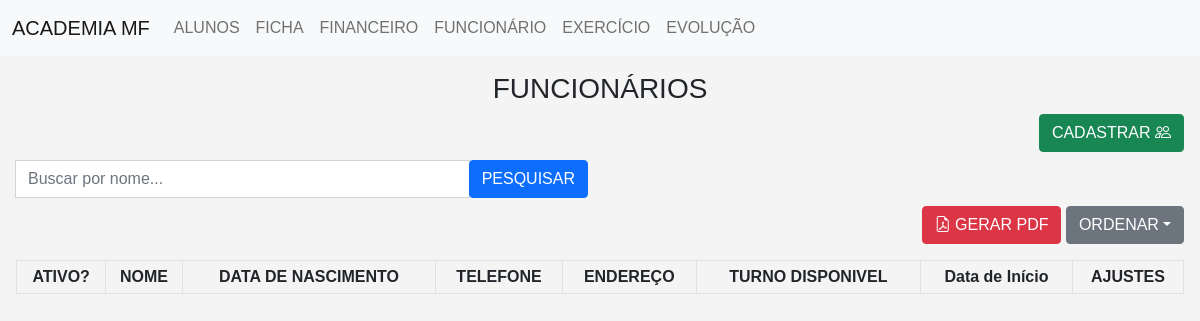
Page /Funcionario/index.php on the earlier database version.
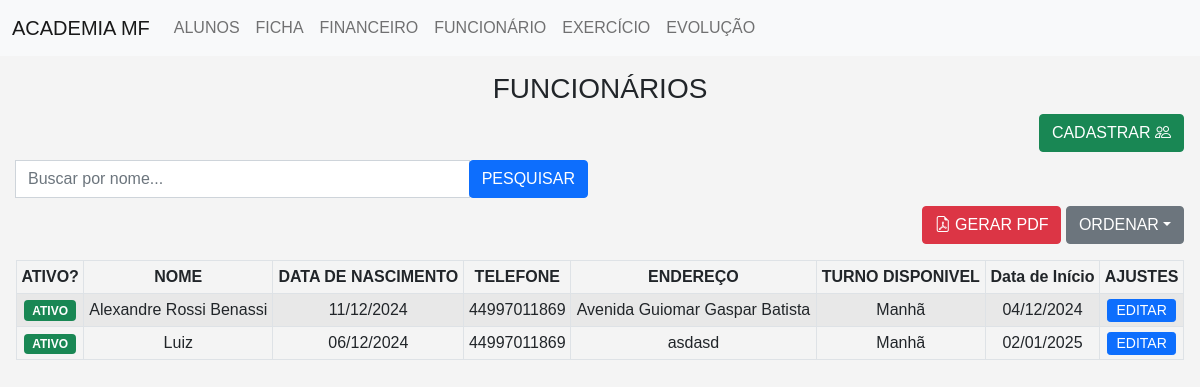
Same page on the later database version.
### tables this page shows
CREATE TABLE `funcionario` (
  `id` int(11) NOT NULL,
  `nome` varchar(255) DEFAULT NULL,
  `data_nascimento` date DEFAULT NULL,
  `telefone` varchar(255) DEFAULT NULL,
  `endereco` varchar(255) DEFAULT NULL,
  `turno_disponivel` varchar(255) DEFAULT NULL,
  `data_matricula` date NOT NULL,
  `ativo` tinyint(1) DEFAULT 1
);

### Classe/Conexao.php (called while the page is built)
<?php
class Db{
    public static function conexao(){
        try {
            $conexao = new PDO("mysql:host=localhost;dbname=heman;", "root", "");
            $conexao->setAttribute(PDO::ATTR_ERRMODE, PDO::ERRMODE_EXCEPTION);
            return $conexao;
        } catch (PDOException $e) {
            return NULL;
        }
    }
}
?>

### Funcionario/index.php (the view, shortened to what the changed rows need)
<!doctype html>
<html lang="pt-BR">
<head>
    <link href="https://cdn.jsdelivr.net/npm/bootstrap@5.0.2/dist/css/bootstrap.min.css" rel="stylesheet">
    <link rel="stylesheet" href="https://cdn.jsdelivr.net/npm/bootstrap-icons@1.10.5/font/bootstrap-icons.css">
    <link rel="stylesheet" href="https://cdn.jsdelivr.net/npm/bootstrap-icons@1.8.1/font/bootstrap-icons.css">
    <link rel="stylesheet" href="style.css">
</head>
<body>
<?php include("../Classe/Conexao.php") ?>
<?php $ordenar = isset($_GET["ordenar"]) ? $_GET["ordenar"] : "ASC"; ?>
<section class="p-3">
    <table class="table table-striped table-hover mt-3 text-center table-bordered table-sm">
        <thead>
            <tr>
                <th>ATIVO?</th>
                <th>NOME</th>
                <th>DATA DE NASCIMENTO</th>
                <th>TELEFONE</th>
                <th>ENDEREÇO</th>
                <th>TURNO DISPONIVEL</th>
                <th>Data de Início</th>
                <th class="conteudo-esconder-pdf">AJUSTES</th>
            </tr>
        </thead>
        <tbody>
            <?php
            $sql = ("SELECT * FROM `funcionario`");
            if($ordenar == "ASC"){
                $sql .= (" ORDER BY `data_matricula` ASC");
            }else if($ordenar == "DESC"){
                $sql .= (" ORDER BY `data_matricula` DESC");
            }
            $executar = Db::conexao()->query($sql);
            $funcionarios = $executar->fetchAll(PDO::FETCH_OBJ);
            ?>
            <?php foreach ($funcionarios as $funcionario) { ?>
                <tr>
                    <td>
                        <?php if($funcionario->ativo == 1) { ?>
                            <span class="badge bg-success">ATIVO</span>
                        <?php } else { ?>
                            <span class="badge bg-danger">INATIVO</span>
                        <?php } ?>
                    </td>
                    <td><?php echo $funcionario->nome; ?></td>
                    <td><?php echo date('d/m/Y', strtotime($funcionario->data_nascimento)); ?></td>
                    <td><?php echo $funcionario->telefone; ?></td>
                    <td><?php echo $funcionario->endereco; ?></td>
                    <td><?php echo $funcionario->turno_disponivel; ?></td>
                    <td><?php echo date('d/m/Y', strtotime($funcionario->data_matricula)); ?></td>
                    <td class="conteudo-esconder-pdf">
                        <button
                            class="conteudo-esconder-pdf btn btn-primary btn-sm p-0 ps-2 pe-2 botao-selecionar-matricula"
                            data-id="<?php echo $funcionario->id; ?>"
                            data-nome="<?php echo $funcionario->nome; ?>"
                            data-data_nascimento="<?php echo $funcionario->data_nascimento; ?>"
                            data-telefone="<?php echo $funcionario->telefone; ?>"
                            data-endereco="<?php echo $funcionario->endereco; ?>"
                            data-turno_disponivel="<?php echo $funcionario->turno_disponivel; ?>"
                            data-data_matricula="<?php echo $funcionario->data_matricula; ?>"
                            data-ativo="<?php echo $funcionario->ativo; ?>">
                            EDITAR
                        </button>
                    </td>
                </tr>
            <?php } ?>
    </table>
</section>
</body>
</html>

Differences in the rows shown:
added funcionario: ativo "ATIVO", nome "Alexandre Rossi Benassi", data_nascimento "11/12/2024", telefone "44997011869", endereco "Avenida Guiomar Gaspar Batista", turno_disponivel "Manhã", data_matricula "04/12/2024"
added funcionario: ativo "ATIVO", nome "Luiz", data_nascimento "06/12/2024", telefone "44997011869", endereco "asdasd", turno_disponivel "Manhã", data_matricula "02/01/2025"
